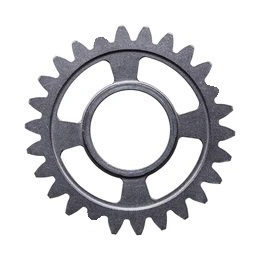
#> input picture exercises/gear_wear_analysis/data/worn_gear.jpg, 260 x 260 px
$ jupyter execute gear_wear_analysis.ipynb
#> lines starting #> are read from the running program, lines starting #| are printed output that depends on the picture; after the words box and inside, x2 and y2 are one past the last pixel; in counts of white or black regions, pixels touching at a corner belong together
# Automated wear analysis of a gear

This exercise explores the application of computational techniques to analyse wear on gear teeth using image processing methods. Gears are critical components in mechanical systems, and wear can significantly affect performance, leading to inefficiencies, vibrations, and potential failure. Traditional inspection methods are time-consuming and prone to human error. This study formalises and implements an automated approach to detecting worn teeth by analysing the gear’s geometry through image processing. By extracting and comparing key features of the gear’s contour, this method enhances accuracy, reduces manual effort, and improves maintenance efficiency.

## Problem formulation

The detection of worn teeth on a gear consists of a sequence of image processing steps that analyse the geometry of the gear and its teeth. The following outlines the problem formulation and the steps necessary to achieve the goal.

### Step 1: image preprocessing

The input image $I(x, y)$ is processed to reduce noise and prepare it for further analysis. First, it is converted to a greyscale image $G(x, y)$ then, noise reduction is performed by applying a Gaussian filter $\mathcal{G}(u, v; \sigma)$, defined as

$$
\mathcal{G}(u, v; \sigma) = \frac{1}{2\pi\sigma^2} \exp\left(-\frac{u^2 + v^2}{2\sigma^2}\right)
$$

where $\sigma$ is the standard deviation of the Gaussian kernel. The smoothed image $G'(x, y)$ is obtained through discrete convolution of the greyscale image with the Gaussian filter:

$$
G'(x, y) = \sum_{u=-k}^k \sum_{v=-k}^k G(x-u, y-v) \cdot \mathcal{G}(u, v; \sigma)
$$

### Step 2: thresholding

The purpose of thresholding is to segment the gear from the background. Adaptive thresholding is employed, which computes a threshold value $T(x, y)$ based on local intensity variations. The binary image $B(x, y)$ is then defined as:

$$
B(x, y) =
\begin{cases}
1 & \text{if } G'(x, y) \leq T(x, y), \\
0 & \text{otherwise}.
\end{cases}
$$

### Step 3: contour detection

To analyse the gear's geometry, its outer contour is identified. The contours are defined as sets of connected pixels forming boundaries between regions. Among all detected contours $\{C_i\}$, the gear's contour $C_{\text{gear}}$ is selected as the one with the largest area:

$$
C_{\text{gear}} = \arg\max_{C_i} \text{Area}(C_i).
$$

### Step 4: centroid calculation

The centroid $(x_c, y_c)$ of the detected gear contour $C_{\text{gear}}$ is computed using image moments. The spatial moments $M_{pq}$ are defined as:

$$
M_{pq} = \sum_{(x, y) \in C_{\text{gear}}} x^p y^q.
$$

The centroid coordinates are calculated as:

$$
x_c = \frac{M_{10}}{M_{00}}, \quad y_c = \frac{M_{01}}{M_{00}},
$$

where $M_{00}$ is the zeroth moment representing the total area of the contour.

### Step 5: key point detection

Key points along the gear's teeth are identified by analysing the distances of contour points from the centroid. The radial distance $d_i$ for a point $p_i = (x_i,y_i)$ is calculated as:

$$
d_i = \sqrt{(x_i - x_c)^2 + (y_i - y_c)^2}.
$$

Points with distances above a certain threshold are considered to belong to the teeth.

### Step 6: worn teeth detection

Worn teeth are identified by detecting key points that are anomalously close to the centroid. A distance threshold $d_{\text{worn}}$ is defined, and a tooth is classified as worn if its radial distance $d_i$ satisfies:

$$
d_i < d_{\text{worn}}.
$$

The number of worn teeth is then computed, providing a quantitative assessment of the gear's condition.

## Implementation

The following implementation demonstrates how the mathematical principles outlined in the problem formulation section are translated into practical code. Each step corresponds directly to the mathematical operations defined earlier, using image processing techniques to automate the detection of worn teeth on a gear.

### 1. Image preprocessing

The first step involves loading the image, converting it to greyscale, and then applying a Gaussian filter for noise reduction. This corresponds to the formulas for greyscale conversion and discrete convolution with a Gaussian kernel.

[cell 1]
import cv2
import numpy as np
import matplotlib.pyplot as plt


# Function to display an image
def display_image(title, image, cmap="gray"):
    """
    Display an image with a given title and colormap.

    Parameters
    ----------
    title : str
        Title of the image.
    image : numpy.ndarray
        Image to display.
    cmap : str, optional
        Colormap to use for displaying the image. Default is "gray".
    """
    plt.imshow(image, cmap=cmap)
    plt.title(title)
    plt.axis("off")
    plt.show()


# Load the input image
image_path = "data/worn_gear.jpg"
image = cv2.imread(image_path)
#> image is the input picture: shape (260, 260, 3); mean B, G, R 215.8, 213.3, 213.5

if image is None:
    raise FileNotFoundError(f"Image not found at: {image_path}")

# Convert to greyscale
greyscale_image = cv2.cvtColor(image, cv2.COLOR_BGR2GRAY)

# Apply Gaussian smoothing
sigma = 1  # Standard deviation for Gaussian kernel
kernel_size = int(2 * np.ceil(sigma) + 1)  # Kernel size
smoothed_image = cv2.GaussianBlur(greyscale_image, (kernel_size, kernel_size), sigma)
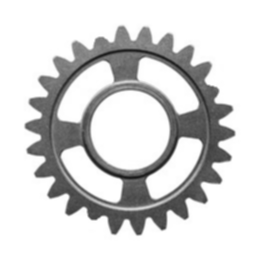
#> smoothed_image: shape (260, 260); min 25, max 255, mean 213.6

display_image("Smoothed greyscale image", smoothed_image)

### 2. Thresholding

Next, global thresholding is applied to segment the gear from the background. This step corresponds to the binary segmentation formula using a globally computed threshold.

[cell 2]
# Application of adaptive thresholding
_, binary_image = cv2.threshold(smoothed_image, 224, 255, cv2.THRESH_BINARY_INV)
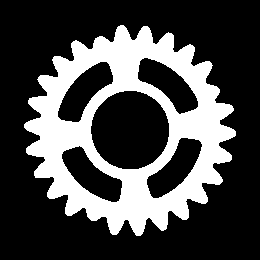
#> binary_image: shape (260, 260); 28.4% white; 1 white region

display_image("Binary Image after Thresholding", binary_image)

### 3. Contour detection

Contours of the gear are detected, and the largest contour is selected as the gear's outer boundary. This step corresponds to the identification of the contour with the largest area.

[cell 3]
# Find contours
contours, _ = cv2.findContours(binary_image, cv2.RETR_EXTERNAL, cv2.CHAIN_APPROX_SIMPLE)
#> contours = 1 contour; box (x1, y1, x2, y2) and area: (24, 25, 236, 236) 29974

# Select the largest contour
gear_contour = max(contours, key=cv2.contourArea)
#> gear_contour = contour of 497 points, box (x1, y1, x2, y2) (24, 25, 236, 236), area 29974

# Approximating the contour with a polygon to identify key points (vertices of the teeth)
contour_image = cv2.arcLength(gear_contour, True)
#> contour_image = 1116.6
approximated_contour = cv2.approxPolyDP(gear_contour, 0.005 * contour_image, True)
#> approximated_contour = contour of 52 points, box (x1, y1, x2, y2) (24, 25, 236, 236), area 29365

# Displaying the approximated contour on the original image
contour_image = image.copy()
cv2.drawContours(contour_image, [approximated_contour], -1, (0, 192, 0), 2)
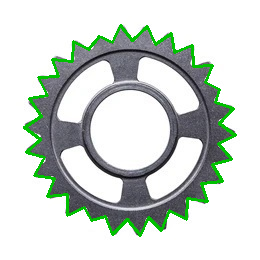
#> contour_image: shape (260, 260, 3); 4.21% of pixels changed, all inside (x1, y1, x2, y2) = (23, 24, 237, 237)

# Display the image with the approximated contour
display_image("Approximated contour", contour_image)

### 4. Centroid calculation

The centroid of the gear's contour is computed using image moments. This corresponds to the formulas for spatial moments and centroid coordinates.

[cell 4]
# Calculate the moments of the contour
moments = cv2.moments(gear_contour)
#> moments = moments, m00 29973.5, centre m10/m00, m01/m00 = (129.4, 129.9)

# Compute the centroid coordinates
centroid_x = int(moments["m10"] / moments["m00"])
#> centroid_x = 129
centroid_y = int(moments["m01"] / moments["m00"])
#> centroid_y = 129

# Mark the centroid
cv2.circle(contour_image, (centroid_x, centroid_y), 5, (0, 64, 192), -1)
#> contour_image: shape (260, 260, 3); 0.12% of pixels changed, all inside (x1, y1, x2, y2) = (124, 124, 135, 135)
display_image("Centroid of the Gear", contour_image)

### 5. Key point detection

Key points along the gear’s teeth are identified based on their distance from the centroid. This corresponds to the formula for radial distance from the centroid.

[cell 5]
# Segment the teeth using the key points from the approximated contour
key_points = []
key_points_image = image.copy()

# Display the detected key points
for point in approximated_contour:
    cv2.circle(key_points_image, tuple(point[0]), 3, (0, 64, 192), -1)
#> this loop made 52 passes
#> point on passes 1 to 12: [[120, 25]], [[112, 42]], [[99, 36]], [[88, 49]], [[73, 41]], [[72, 61]], [[52, 59]], [[58, 76]], [[38, 77]], [[47, 95]], [[29, 98]], [[41, 116]]
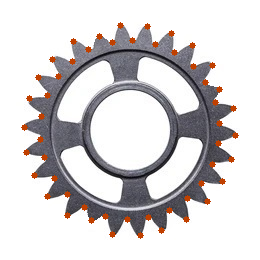
#> key_points_image: shape (260, 260, 3); 2.23% of pixels changed, all inside (x1, y1, x2, y2) = (21, 22, 239, 239)

# Display the centroid
cv2.circle(key_points_image, (centroid_x, centroid_y), 3, (0, 64, 192), -1)
#> key_points_image: shape (260, 260, 3); 0.04% of pixels changed, all inside (x1, y1, x2, y2) = (126, 126, 133, 133)

display_image("Key points of the teeth", key_points_image)

### 6. Worn teeth detection

Worn teeth are identified as key points with radial distances below a predefined threshold.

[cell 6]
# Calculation of the distance of the key points from the centroid
distances = []
for point in approximated_contour:
    x, y = point[0]
    distance = np.sqrt((x - centroid_x) ** 2 + (y - centroid_y) ** 2)
    distances.append(distance)
#> this loop made 52 passes
#> (x, y, distance) on passes 1 to 12: (120, 25, 104.4), (112, 42, 88.65), (99, 36, 97.72), (88, 49, 89.89), (73, 41, 104.3), (72, 61, 88.73), (52, 59, 104.1), (58, 76, 88.6), (38, 77, 104.8), (47, 95, 88.77), (29, 98, 104.7), (41, 116, 88.96)
#> after the loop, distances = 52 values, max 106.6 at index 26, min 88.6 at index 7, mean 97.13

# Definition of the distance threshold (e.g., the 50th percentile of the distances)
threshold_distance = np.percentile(distances, 50)
#> threshold_distance = 94.03

# Plot the radial distances
plt.plot(distances, label="Radial distance")
plt.plot(
    np.arange(len(distances)),
    threshold_distance * np.ones_like(distances),
    label="Distance threshold",
)

# Set titles and labels
plt.title("Radial distance function")
plt.xlabel("Key point")
plt.ylabel("Distance from centroid (px)")
plt.legend()
plt.grid()

# Adjust layout for better spacing
plt.tight_layout()
plt.show()
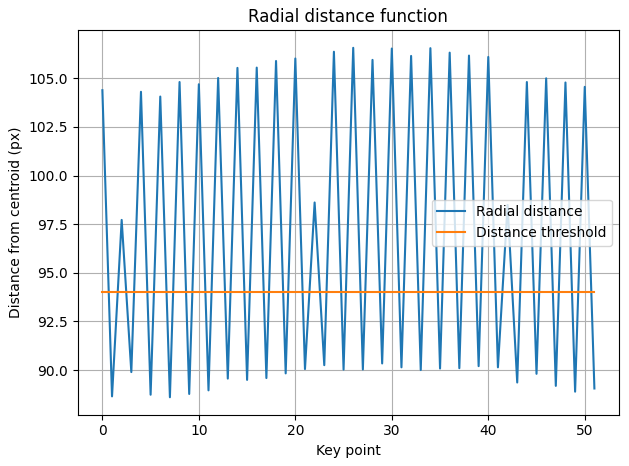
#> figure drawn by matplotlib, 1 panel; curve peaks at x = 26, y = 106.6

Points that are closer to the centroid than the threshold value (calculated) are removed. The number of these points will correspond to the number of teeth present in the gear.

[cell 7]
# Removal of points that are closer to the centroid
filtered_points = []
for i, point in enumerate(approximated_contour):
    if distances[i] > threshold_distance:
        filtered_points.append(point)
#> after the loop, filtered_points = 26 items, first 6: [[120, 25]], [[99, 36]], [[73, 41]], [[52, 59]], [[38, 77]], [[29, 98]]

# Display the filtered key points
key_points_image = image.copy()
for point in filtered_points:
    cv2.circle(key_points_image, tuple(point[0]), 3, (192, 0, 0), -1)
#> this loop made 26 passes
#> point on passes 1 to 12: [[120, 25]], [[99, 36]], [[73, 41]], [[52, 59]], [[38, 77]], [[29, 98]], [[24, 127]], [[26, 152]], [[34, 175]], [[47, 196]], [[67, 215]], [[91, 220]]
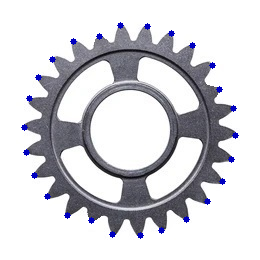
#> key_points_image: shape (260, 260, 3); 1.12% of pixels changed, all inside (x1, y1, x2, y2) = (21, 22, 239, 239)

print(f"Number of detected teeth: {len(filtered_points)}.")
#| Number of detected teeth: 26.

# Show the image with the filtered key points
display_image("Filtered key points", key_points_image)

The radial distance of the key points from the centroid of the gear is recalculated. Points representing the vertices of teeth that have a distance from the centroid lower than a predefined threshold value indicate that the tooth may be affected by wear.

[cell 8]
# Calculation of the distance of the key points from the centroid
distances = []
for point in filtered_points:
    x, y = point[0]
    distance = np.sqrt((x - centroid_x) ** 2 + (y - centroid_y) ** 2)
    distances.append(distance)
#> this loop made 26 passes
#> (x, y, distance) on passes 1 to 12: (120, 25, 104.4), (99, 36, 97.72), (73, 41, 104.3), (52, 59, 104.1), (38, 77, 104.8), (29, 98, 104.7), (24, 127, 105), (26, 152, 105.5), (34, 175, 105.6), (47, 196, 105.9), (67, 215, 106), (91, 220, 98.62)
#> after the loop, distances = 26 values, max 106.6 at index 13, min 97.72 at index 1, mean 104.7

# Definition of the distance threshold (e.g., the 50th percentile of the distances)
distance_threshold = 100

worn_teeth = []
for i, point in enumerate(filtered_points):
    if distances[i] < distance_threshold:
        worn_teeth.append(point)
#> after the loop, worn_teeth = [[[99, 36]], [[91, 220]], [[219, 89]]]

# Create the plot
plt.figure(figsize=(8, 6))

# Plot radial distance
plt.plot(distances, label="Radial distance")
plt.plot(
    np.arange(len(distances)),
    distance_threshold * np.ones_like(distances),
    label="Distance threshold",
)

# Set titles and labels
plt.title("Radial distance function")
plt.xlabel("Key point")
plt.ylabel("Distance from centroid (px)")
plt.legend()
plt.grid()

# Adjust layout for better spacing
plt.tight_layout()
plt.show()
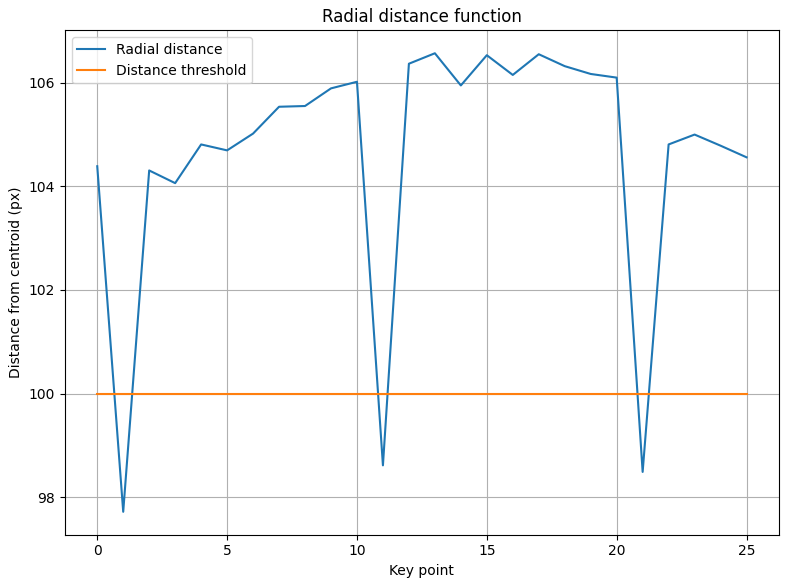
#> figure drawn by matplotlib, 1 panel; curve peaks at x = 13, y = 106.6

Visualisation of potentially worn teeth on the gear.

[cell 9]
# Display of points that are closer to the centroid than the threshold
worn_teeth_image = image.copy()
for tooth in worn_teeth:
    cv2.circle(worn_teeth_image, tuple(tooth[0]), 3, (192, 0, 0), -1)
#> this loop made 3 passes
#> worn_teeth_image: shape (260, 260, 3); 0.13% of pixels changed, all inside (x1, y1, x2, y2) = (88, 33, 223, 224)

display_image("Worn teeth detection", worn_teeth_image)

# Calculate statistics
total_teeth = len(filtered_points)
#> total_teeth = 26
num_worn_teeth = len(worn_teeth)
#> num_worn_teeth = 3
percentage_worn_teeth = (num_worn_teeth / total_teeth) * 100 if total_teeth > 0 else 0
#> percentage_worn_teeth = 11.54

# Display the statistics
print(f"Total number of teeth detected: {total_teeth}")
#| Total number of teeth detected: 26
print(f"Number of worn teeth: {num_worn_teeth}")
#| Number of worn teeth: 3
print(f"Percentage of worn teeth: {percentage_worn_teeth:.2f}%")
#| Percentage of worn teeth: 11.54%
